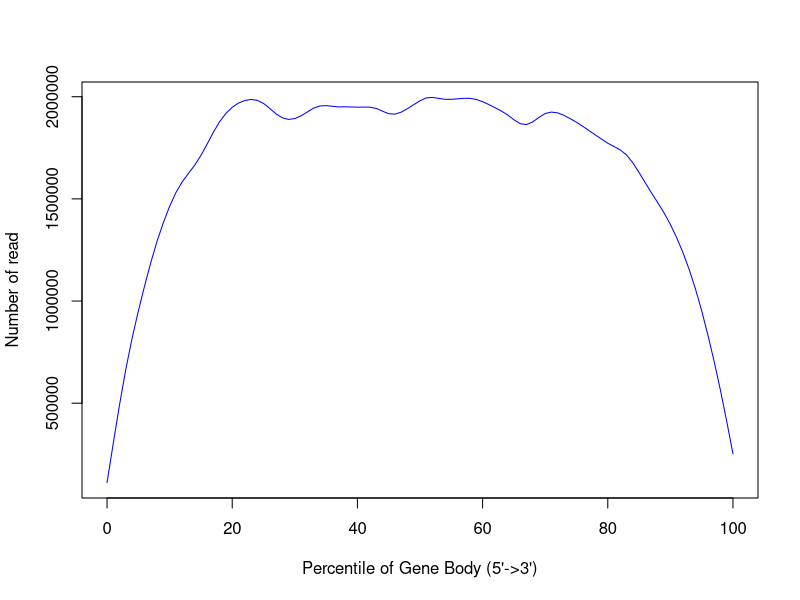

This figure's R source:
png('/rds/user/is460/hpc-work/muscle-rnaseq/ezbamqc/output/figs/srpk3_hom_ttnb_wt_4.geneBodyCoverage.png',width=500,height=500,units='px')
x=c(0,1,2,3,4,5,6,7,8,9,10,11,12,13,14,15,16,17,18,19,20,21,22,23,24,25,26,27,28,29,30,31,32,33,34,35,36,37,38,39,40,41,42,43,44,45,46,47,48,49,50,51,52,53,54,55,56,57,58,59,60,61,62,63,64,65,66,67,68,69,70,71,72,73,74,75,76,77,78,79,80,81,82,83,84,85,86,87,88,89,90,91,92,93,94,95,96,97,98,99,100)
y=c(106503,291630,495941,692341,820378,940318,1059988,1199065,1298623,1381685,1450494,1545679,1604988,1607346,1650915,1716569,1749450,1838585,1892693,1910479,1954670,1966355,1968942,1999893,1978657,1977777,1949833,1906551,1886307,1887209,1892176,1905339,1914406,1958221,1965888,1962415,1938768,1939912,1965988,1948530,1941191,1943739,1954342,1961924,1931465,1901973,1901584,1929026,1945543,1956454,1973994,2010913,2013229,1975206,1978763,1989333,1987087,1994604,1994124,1990511,1976250,1959436,1939809,1932549,1920550,1906080,1845127,1841654,1878477,1900410,1930135,1936552,1918292,1904362,1887408,1879894,1856164,1829411,1815382,1796081,1770446,1732377,1753037,1731775,1679772,1620560,1579354,1515769,1479158,1440898,1373370,1309219,1239119,1152494,1065292,957768,823129,704229,571825,418252,240074)
smoothsp = smooth.spline(x,y,spar=0.35)
plot(smoothsp,type="l",col="blue",xlab="Percentile of Gene Body (5'->3')",ylab="Number of read",xlim=c(0,100))
dev.state = dev.off()
